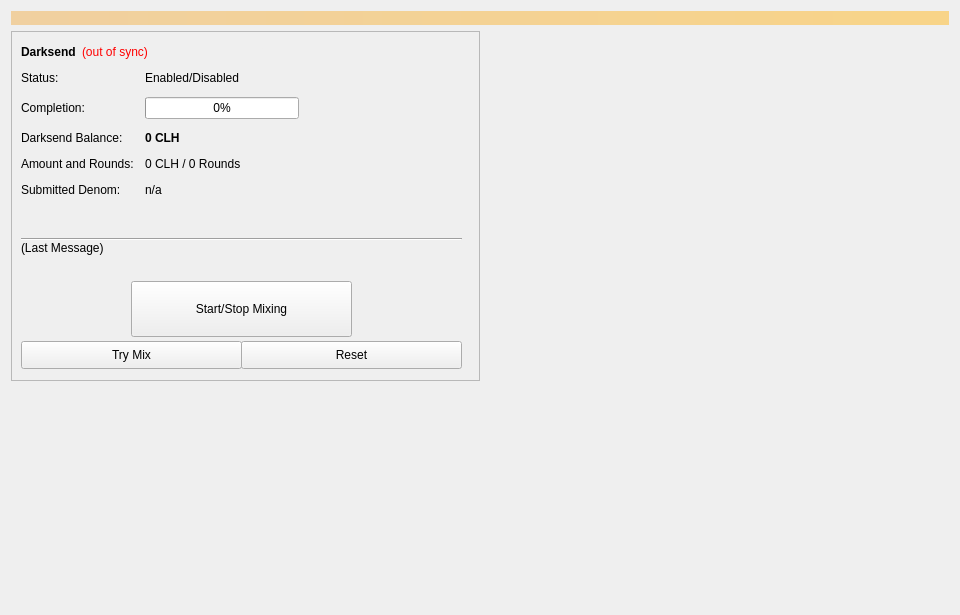
<?xml version="1.0" encoding="UTF-8"?>
<ui version="4.0">
 <class>Coinmix</class>
 <widget class="QWidget" name="Coinmix">
  <property name="geometry">
   <rect>
    <x>0</x>
    <y>0</y>
    <width>960</width>
    <height>615</height>
   </rect>
  </property>
  <property name="minimumSize">
   <size>
    <width>960</width>
    <height>0</height>
   </size>
  </property>
  <property name="windowTitle">
   <string>Form</string>
  </property>
  <layout class="QVBoxLayout" name="topLayout">
   <item>
    <widget class="QLabel" name="labelAlerts">
     <property name="visible">
      <bool>false</bool>
     </property>
     <property name="styleSheet">
      <string notr="true">background-color: qlineargradient(x1: 0, y1: 0, x2: 1, y2: 0, stop:0 #F0D0A0, stop:1 #F8D488); color:#000000;</string>
     </property>
     <property name="wordWrap">
      <bool>true</bool>
     </property>
     <property name="margin">
      <number>3</number>
     </property>
    </widget>
   </item>
   <item>
    <layout class="QHBoxLayout" name="horizontalLayout" stretch="1,1">
     <item>
      <layout class="QVBoxLayout" name="verticalLayout_2">
       <item>
        <widget class="QFrame" name="frameDarksend">
         <property name="minimumSize">
          <size>
           <width>0</width>
           <height>350</height>
          </size>
         </property>
         <property name="layoutDirection">
          <enum>Qt::LeftToRight</enum>
         </property>
         <property name="frameShape">
          <enum>QFrame::StyledPanel</enum>
         </property>
         <property name="frameShadow">
          <enum>QFrame::Raised</enum>
         </property>
         <widget class="QWidget" name="formLayoutWidget">
          <property name="geometry">
           <rect>
            <x>10</x>
            <y>40</y>
            <width>451</width>
            <height>161</height>
           </rect>
          </property>
          <layout class="QFormLayout" name="formLayout">
           <property name="fieldGrowthPolicy">
            <enum>QFormLayout::AllNonFixedFieldsGrow</enum>
           </property>
           <property name="horizontalSpacing">
            <number>11</number>
           </property>
           <property name="verticalSpacing">
            <number>12</number>
           </property>
           <item row="0" column="0">
            <widget class="QLabel" name="label_6">
             <property name="text">
              <string>Status:</string>
             </property>
            </widget>
           </item>
           <item row="1" column="0">
            <widget class="QLabel" name="label_7">
             <property name="text">
              <string>Completion:</string>
             </property>
            </widget>
           </item>
           <item row="1" column="1">
            <widget class="QProgressBar" name="DarksendProgress">
             <property name="maximumSize">
              <size>
               <width>154</width>
               <height>16777215</height>
              </size>
             </property>
             <property name="value">
              <number>0</number>
             </property>
            </widget>
           </item>
           <item row="2" column="0">
            <widget class="QLabel" name="labelAnonymizedText">
             <property name="text">
              <string>Darksend Balance:</string>
             </property>
            </widget>
           </item>
           <item row="2" column="1">
            <widget class="QLabel" name="labelAnonymized">
             <property name="font">
              <font>
               <weight>75</weight>
               <bold>true</bold>
              </font>
             </property>
             <property name="text">
              <string notr="true">0 CLH</string>
             </property>
            </widget>
           </item>
           <item row="3" column="0">
            <widget class="QLabel" name="label_8">
             <property name="text">
              <string>Amount and Rounds:</string>
             </property>
            </widget>
           </item>
           <item row="3" column="1">
            <widget class="QLabel" name="labelAmountRounds">
             <property name="text">
              <string>0 CLH / 0 Rounds</string>
             </property>
            </widget>
           </item>
           <item row="4" column="0">
            <widget class="QLabel" name="label_9">
             <property name="text">
              <string>Submitted Denom:</string>
             </property>
            </widget>
           </item>
           <item row="4" column="1">
            <widget class="QLabel" name="labelSubmittedDenom">
             <property name="toolTip">
              <string>The denominations you submitted to the Masternode.&lt;br&gt;To mix, other users must submit the exact same denominations.</string>
             </property>
             <property name="text">
              <string>n/a</string>
             </property>
            </widget>
           </item>
           <item row="0" column="1">
            <widget class="QLabel" name="DarksendEnabled">
             <property name="text">
              <string>Enabled/Disabled</string>
             </property>
            </widget>
           </item>
          </layout>
         </widget>
         <widget class="QPushButton" name="runAutoDenom">
          <property name="geometry">
           <rect>
            <x>251</x>
            <y>17</y>
            <width>1</width>
            <height>1</height>
           </rect>
          </property>
          <property name="palette">
           <palette>
            <active>
             <colorrole role="WindowText">
              <brush brushstyle="SolidPattern">
               <color alpha="255">
                <red>0</red>
                <green>0</green>
                <blue>0</blue>
               </color>
              </brush>
             </colorrole>
             <colorrole role="Button">
              <brush brushstyle="SolidPattern">
               <color alpha="255">
                <red>239</red>
                <green>238</green>
                <blue>238</blue>
               </color>
              </brush>
             </colorrole>
             <colorrole role="Light">
              <brush brushstyle="SolidPattern">
               <color alpha="255">
                <red>255</red>
                <green>255</green>
                <blue>255</blue>
               </color>
              </brush>
             </colorrole>
             <colorrole role="Midlight">
              <brush brushstyle="SolidPattern">
               <color alpha="255">
                <red>247</red>
                <green>246</green>
                <blue>246</blue>
               </color>
              </brush>
             </colorrole>
             <colorrole role="Dark">
              <brush brushstyle="SolidPattern">
               <color alpha="255">
                <red>119</red>
                <green>119</green>
                <blue>119</blue>
               </color>
              </brush>
             </colorrole>
             <colorrole role="Mid">
              <brush brushstyle="SolidPattern">
               <color alpha="255">
                <red>159</red>
                <green>159</green>
                <blue>159</blue>
               </color>
              </brush>
             </colorrole>
             <colorrole role="Text">
              <brush brushstyle="SolidPattern">
               <color alpha="255">
                <red>0</red>
                <green>0</green>
                <blue>0</blue>
               </color>
              </brush>
             </colorrole>
             <colorrole role="BrightText">
              <brush brushstyle="SolidPattern">
               <color alpha="255">
                <red>255</red>
                <green>255</green>
                <blue>255</blue>
               </color>
              </brush>
             </colorrole>
             <colorrole role="ButtonText">
              <brush brushstyle="SolidPattern">
               <color alpha="255">
                <red>0</red>
                <green>0</green>
                <blue>0</blue>
               </color>
              </brush>
             </colorrole>
             <colorrole role="Base">
              <brush brushstyle="SolidPattern">
               <color alpha="255">
                <red>255</red>
                <green>255</green>
                <blue>255</blue>
               </color>
              </brush>
             </colorrole>
             <colorrole role="Window">
              <brush brushstyle="SolidPattern">
               <color alpha="255">
                <red>239</red>
                <green>238</green>
                <blue>238</blue>
               </color>
              </brush>
             </colorrole>
             <colorrole role="Shadow">
              <brush brushstyle="SolidPattern">
               <color alpha="255">
                <red>0</red>
                <green>0</green>
                <blue>0</blue>
               </color>
              </brush>
             </colorrole>
             <colorrole role="AlternateBase">
              <brush brushstyle="SolidPattern">
               <color alpha="255">
                <red>247</red>
                <green>246</green>
                <blue>246</blue>
               </color>
              </brush>
             </colorrole>
             <colorrole role="ToolTipBase">
              <brush brushstyle="SolidPattern">
               <color alpha="255">
                <red>255</red>
                <green>255</green>
                <blue>220</blue>
               </color>
              </brush>
             </colorrole>
             <colorrole role="ToolTipText">
              <brush brushstyle="SolidPattern">
               <color alpha="255">
                <red>0</red>
                <green>0</green>
                <blue>0</blue>
               </color>
              </brush>
             </colorrole>
            </active>
            <inactive>
             <colorrole role="WindowText">
              <brush brushstyle="SolidPattern">
               <color alpha="255">
                <red>0</red>
                <green>0</green>
                <blue>0</blue>
               </color>
              </brush>
             </colorrole>
             <colorrole role="Button">
              <brush brushstyle="SolidPattern">
               <color alpha="255">
                <red>239</red>
                <green>238</green>
                <blue>238</blue>
               </color>
              </brush>
             </colorrole>
             <colorrole role="Light">
              <brush brushstyle="SolidPattern">
               <color alpha="255">
                <red>255</red>
                <green>255</green>
                <blue>255</blue>
               </color>
              </brush>
             </colorrole>
             <colorrole role="Midlight">
              <brush brushstyle="SolidPattern">
               <color alpha="255">
                <red>247</red>
                <green>246</green>
                <blue>246</blue>
               </color>
              </brush>
             </colorrole>
             <colorrole role="Dark">
              <brush brushstyle="SolidPattern">
               <color alpha="255">
                <red>119</red>
                <green>119</green>
                <blue>119</blue>
               </color>
              </brush>
             </colorrole>
             <colorrole role="Mid">
              <brush brushstyle="SolidPattern">
               <color alpha="255">
                <red>159</red>
                <green>159</green>
                <blue>159</blue>
               </color>
              </brush>
             </colorrole>
             <colorrole role="Text">
              <brush brushstyle="SolidPattern">
               <color alpha="255">
                <red>0</red>
                <green>0</green>
                <blue>0</blue>
               </color>
              </brush>
             </colorrole>
             <colorrole role="BrightText">
              <brush brushstyle="SolidPattern">
               <color alpha="255">
                <red>255</red>
                <green>255</green>
                <blue>255</blue>
               </color>
              </brush>
             </colorrole>
             <colorrole role="ButtonText">
              <brush brushstyle="SolidPattern">
               <color alpha="255">
                <red>0</red>
                <green>0</green>
                <blue>0</blue>
               </color>
              </brush>
             </colorrole>
             <colorrole role="Base">
              <brush brushstyle="SolidPattern">
               <color alpha="255">
                <red>255</red>
                <green>255</green>
                <blue>255</blue>
               </color>
              </brush>
             </colorrole>
             <colorrole role="Window">
              <brush brushstyle="SolidPattern">
               <color alpha="255">
                <red>239</red>
                <green>238</green>
                <blue>238</blue>
               </color>
              </brush>
             </colorrole>
             <colorrole role="Shadow">
              <brush brushstyle="SolidPattern">
               <color alpha="255">
                <red>0</red>
                <green>0</green>
                <blue>0</blue>
               </color>
              </brush>
             </colorrole>
             <colorrole role="AlternateBase">
              <brush brushstyle="SolidPattern">
               <color alpha="255">
                <red>247</red>
                <green>246</green>
                <blue>246</blue>
               </color>
              </brush>
             </colorrole>
             <colorrole role="ToolTipBase">
              <brush brushstyle="SolidPattern">
               <color alpha="255">
                <red>255</red>
                <green>255</green>
                <blue>220</blue>
               </color>
              </brush>
             </colorrole>
             <colorrole role="ToolTipText">
              <brush brushstyle="SolidPattern">
               <color alpha="255">
                <red>0</red>
                <green>0</green>
                <blue>0</blue>
               </color>
              </brush>
             </colorrole>
            </inactive>
            <disabled>
             <colorrole role="WindowText">
              <brush brushstyle="SolidPattern">
               <color alpha="255">
                <red>119</red>
                <green>119</green>
                <blue>119</blue>
               </color>
              </brush>
             </colorrole>
             <colorrole role="Button">
              <brush brushstyle="SolidPattern">
               <color alpha="255">
                <red>239</red>
                <green>238</green>
                <blue>238</blue>
               </color>
              </brush>
             </colorrole>
             <colorrole role="Light">
              <brush brushstyle="SolidPattern">
               <color alpha="255">
                <red>255</red>
                <green>255</green>
                <blue>255</blue>
               </color>
              </brush>
             </colorrole>
             <colorrole role="Midlight">
              <brush brushstyle="SolidPattern">
               <color alpha="255">
                <red>247</red>
                <green>246</green>
                <blue>246</blue>
               </color>
              </brush>
             </colorrole>
             <colorrole role="Dark">
              <brush brushstyle="SolidPattern">
               <color alpha="255">
                <red>119</red>
                <green>119</green>
                <blue>119</blue>
               </color>
              </brush>
             </colorrole>
             <colorrole role="Mid">
              <brush brushstyle="SolidPattern">
               <color alpha="255">
                <red>159</red>
                <green>159</green>
                <blue>159</blue>
               </color>
              </brush>
             </colorrole>
             <colorrole role="Text">
              <brush brushstyle="SolidPattern">
               <color alpha="255">
                <red>119</red>
                <green>119</green>
                <blue>119</blue>
               </color>
              </brush>
             </colorrole>
             <colorrole role="BrightText">
              <brush brushstyle="SolidPattern">
               <color alpha="255">
                <red>255</red>
                <green>255</green>
                <blue>255</blue>
               </color>
              </brush>
             </colorrole>
             <colorrole role="ButtonText">
              <brush brushstyle="SolidPattern">
               <color alpha="255">
                <red>119</red>
                <green>119</green>
                <blue>119</blue>
               </color>
              </brush>
             </colorrole>
             <colorrole role="Base">
              <brush brushstyle="SolidPattern">
               <color alpha="255">
                <red>239</red>
                <green>238</green>
                <blue>238</blue>
               </color>
              </brush>
             </colorrole>
             <colorrole role="Window">
              <brush brushstyle="SolidPattern">
               <color alpha="255">
                <red>239</red>
                <green>238</green>
                <blue>238</blue>
               </color>
              </brush>
             </colorrole>
             <colorrole role="Shadow">
              <brush brushstyle="SolidPattern">
               <color alpha="255">
                <red>0</red>
                <green>0</green>
                <blue>0</blue>
               </color>
              </brush>
             </colorrole>
             <colorrole role="AlternateBase">
              <brush brushstyle="SolidPattern">
               <color alpha="255">
                <red>239</red>
                <green>238</green>
                <blue>238</blue>
               </color>
              </brush>
             </colorrole>
             <colorrole role="ToolTipBase">
              <brush brushstyle="SolidPattern">
               <color alpha="255">
                <red>255</red>
                <green>255</green>
                <blue>220</blue>
               </color>
              </brush>
             </colorrole>
             <colorrole role="ToolTipText">
              <brush brushstyle="SolidPattern">
               <color alpha="255">
                <red>0</red>
                <green>0</green>
                <blue>0</blue>
               </color>
              </brush>
             </colorrole>
            </disabled>
           </palette>
          </property>
          <property name="focusPolicy">
           <enum>Qt::NoFocus</enum>
          </property>
          <property name="autoFillBackground">
           <bool>true</bool>
          </property>
          <property name="text">
           <string/>
          </property>
          <property name="flat">
           <bool>true</bool>
          </property>
         </widget>
         <widget class="QPushButton" name="toggleDarksend">
          <property name="geometry">
           <rect>
            <x>120</x>
            <y>250</y>
            <width>221</width>
            <height>56</height>
           </rect>
          </property>
          <property name="sizePolicy">
           <sizepolicy hsizetype="MinimumExpanding" vsizetype="Fixed">
            <horstretch>0</horstretch>
            <verstretch>0</verstretch>
           </sizepolicy>
          </property>
          <property name="text">
           <string>Start/Stop Mixing</string>
          </property>
         </widget>
         <widget class="Line" name="lineLastMessage">
          <property name="geometry">
           <rect>
            <x>10</x>
            <y>200</y>
            <width>441</width>
            <height>16</height>
           </rect>
          </property>
          <property name="orientation">
           <enum>Qt::Horizontal</enum>
          </property>
         </widget>
         <widget class="QLabel" name="DarksendStatus">
          <property name="geometry">
           <rect>
            <x>10</x>
            <y>210</y>
            <width>451</width>
            <height>43</height>
           </rect>
          </property>
          <property name="minimumSize">
           <size>
            <width>288</width>
            <height>43</height>
           </size>
          </property>
          <property name="text">
           <string>(Last Message)</string>
          </property>
          <property name="alignment">
           <set>Qt::AlignLeading|Qt::AlignLeft|Qt::AlignTop</set>
          </property>
          <property name="wordWrap">
           <bool>true</bool>
          </property>
         </widget>
         <widget class="QPushButton" name="DarksendAuto">
          <property name="geometry">
           <rect>
            <x>10</x>
            <y>310</y>
            <width>221</width>
            <height>28</height>
           </rect>
          </property>
          <property name="sizePolicy">
           <sizepolicy hsizetype="MinimumExpanding" vsizetype="Fixed">
            <horstretch>0</horstretch>
            <verstretch>0</verstretch>
           </sizepolicy>
          </property>
          <property name="toolTip">
           <string>Try to manually submit a Darksend request.</string>
          </property>
          <property name="text">
           <string>Try Mix</string>
          </property>
         </widget>
         <widget class="QPushButton" name="DarksendReset">
          <property name="geometry">
           <rect>
            <x>230</x>
            <y>310</y>
            <width>221</width>
            <height>28</height>
           </rect>
          </property>
          <property name="sizePolicy">
           <sizepolicy hsizetype="MinimumExpanding" vsizetype="Fixed">
            <horstretch>0</horstretch>
            <verstretch>0</verstretch>
           </sizepolicy>
          </property>
          <property name="toolTip">
           <string>Reset the current status of Darksend (can interrupt Darksend if it's in the process of Mixing, which can cost you money!)</string>
          </property>
          <property name="autoFillBackground">
           <bool>false</bool>
          </property>
          <property name="text">
           <string>Reset</string>
          </property>
         </widget>
         <widget class="QWidget" name="layoutWidget">
          <property name="geometry">
           <rect>
            <x>10</x>
            <y>10</y>
            <width>431</width>
            <height>22</height>
           </rect>
          </property>
          <layout class="QHBoxLayout" name="horizontalLayout_5">
           <item>
            <widget class="QLabel" name="label_2">
             <property name="font">
              <font>
               <weight>75</weight>
               <bold>true</bold>
              </font>
             </property>
             <property name="text">
              <string>Darksend</string>
             </property>
            </widget>
           </item>
           <item>
            <widget class="QLabel" name="labelDarksendSyncStatus">
             <property name="toolTip">
              <string>The displayed information may be out of date. Your wallet automatically synchronizes with the CLH network after a connection is established, but this process has not completed yet.</string>
             </property>
             <property name="styleSheet">
              <string notr="true">QLabel { color: red; }</string>
             </property>
             <property name="text">
              <string notr="true">(out of sync)</string>
             </property>
             <property name="alignment">
              <set>Qt::AlignLeading|Qt::AlignLeft|Qt::AlignVCenter</set>
             </property>
            </widget>
           </item>
           <item>
            <spacer name="horizontalSpacer_4">
             <property name="orientation">
              <enum>Qt::Horizontal</enum>
             </property>
             <property name="sizeHint" stdset="0">
              <size>
               <width>40</width>
               <height>20</height>
              </size>
             </property>
            </spacer>
           </item>
          </layout>
         </widget>
        </widget>
       </item>
       <item>
        <spacer name="verticalSpacer">
         <property name="orientation">
          <enum>Qt::Vertical</enum>
         </property>
         <property name="sizeHint" stdset="0">
          <size>
           <width>20</width>
           <height>40</height>
          </size>
         </property>
        </spacer>
       </item>
      </layout>
     </item>
     <item>
      <layout class="QVBoxLayout" name="verticalLayout_3">
       <item>
        <spacer name="verticalSpacer_2">
         <property name="orientation">
          <enum>Qt::Vertical</enum>
         </property>
         <property name="sizeType">
          <enum>QSizePolicy::Expanding</enum>
         </property>
         <property name="sizeHint" stdset="0">
          <size>
           <width>20</width>
           <height>40</height>
          </size>
         </property>
        </spacer>
       </item>
      </layout>
     </item>
    </layout>
   </item>
  </layout>
 </widget>
 <resources/>
 <connections/>
</ui>
